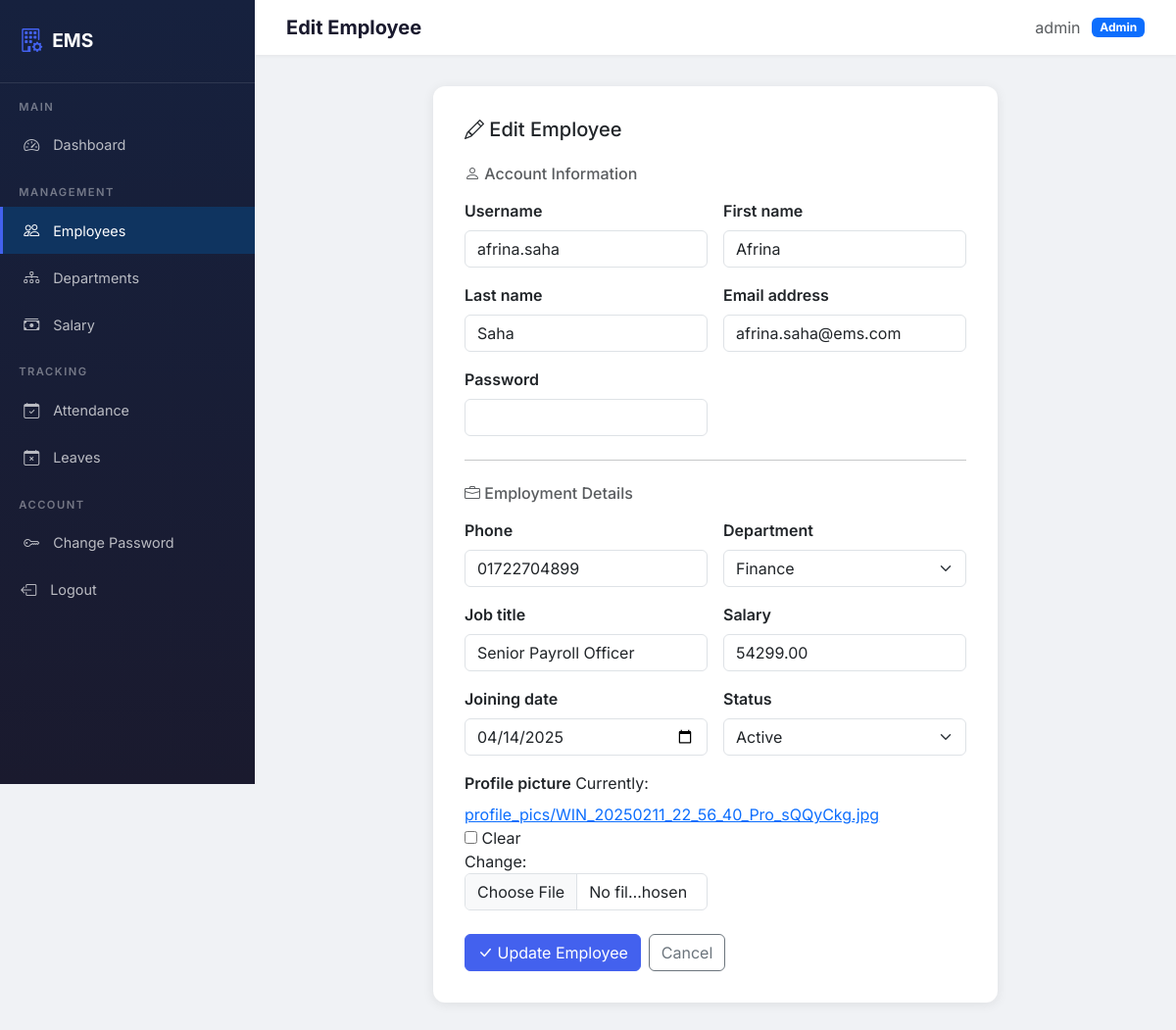
The page /employees/35/update/ (signed in) on the database its author committed.
### employees/models.py (models this page shows, shortened)
class Employee(models.Model):
    STATUS_CHOICES = [
        ('active', 'Active'),
        ('inactive', 'Inactive'),
    ]
    user = models.OneToOneField(User, on_delete=models.CASCADE, related_name='employee')
    phone = models.CharField(max_length=20, blank=True)
    department = models.ForeignKey(
        Department, on_delete=models.SET_NULL, null=True, related_name='employees'
    )
    job_title = models.CharField(max_length=100)
    salary = models.DecimalField(max_digits=12, decimal_places=2, default=0)
    joining_date = models.DateField()
    status = models.CharField(max_length=10, choices=STATUS_CHOICES, default='active')
    profile_picture = models.ImageField(
        upload_to='profile_pics/', blank=True, null=True
    )
    class Meta:
        ordering = ['user__first_name', 'user__last_name']

### employees/views.py (the view)
# urls.py: path('<int:pk>/update/', views.employee_update, name='update'),
@admin_required
def employee_update(request, pk):
    employee = get_object_or_404(Employee, pk=pk)
    if request.method == 'POST':
        user_form = EmployeeUserForm(request.POST, instance=employee.user)
        employee_form = EmployeeForm(request.POST, request.FILES, instance=employee)
        if user_form.is_valid() and employee_form.is_valid():
            user = user_form.save(commit=False)
            password = user_form.cleaned_data.get('password')
            if password:
                user.set_password(password)
            user.save()
            employee_form.save()
            messages.success(request, f'Employee {employee.full_name} updated successfully.')
            return redirect('employees:list')
    else:
        user_form = EmployeeUserForm(instance=employee.user)
        employee_form = EmployeeForm(instance=employee)
    return render(request, 'employees/employee_form.html', {
        'user_form': user_form,
        'employee_form': employee_form,
        'employee': employee,
        'is_edit': True,
    })

### employees/forms.py
class EmployeeUserForm(forms.ModelForm):
    class Meta:
        model = User
        fields = ['username', 'first_name', 'last_name', 'email']
        widgets = {
            'username': forms.TextInput(attrs={'class': 'form-control'}),
            'first_name': forms.TextInput(attrs={'class': 'form-control'}),
            'last_name': forms.TextInput(attrs={'class': 'form-control'}),
            'email': forms.EmailInput(attrs={'class': 'form-control'}),
        }
    password = forms.CharField(
        widget=forms.PasswordInput(attrs={'class': 'form-control'}),
        required=False,
        help_text='Leave blank to keep current password (for editing).',
    )

class EmployeeForm(forms.ModelForm):
    class Meta:
        model = Employee
        fields = [
            'phone', 'department', 'job_title', 'salary',
            'joining_date', 'status', 'profile_picture',
        ]
        widgets = {
            'phone': forms.TextInput(attrs={'class': 'form-control'}),
            'department': forms.Select(attrs={'class': 'form-select'}),
            'job_title': forms.TextInput(attrs={'class': 'form-control'}),
            'salary': forms.NumberInput(attrs={'class': 'form-control'}),
            'joining_date': forms.DateInput(attrs={'class': 'form-control', 'type': 'date'}),
            'status': forms.Select(attrs={'class': 'form-select'}),
            'profile_picture': forms.ClearableFileInput(attrs={'class': 'form-control'}),
        }

### departments/models.py (called while the page is built)
    def __str__(self):
        return self.name

### templates/employees/employee_form.html (shortened to what this page needs)
{% extends 'base.html' %}
{% block page_title %}{% if is_edit %}Edit{% else %}Add{% endif %} Employee{% endblock %}
{% block content %}
<div class="row justify-content-center">
    <div class="col-md-8">
        <div class="form-card">
            <h5 class="mb-4">
                <i class="bi bi-{% if is_edit %}pencil{% else %}person-plus{% endif %}"></i>
                {% if is_edit %}Edit Employee{% else %}Add New Employee{% endif %}
            </h5>
            <form method="post" enctype="multipart/form-data">
                <h6 class="text-muted mb-3 mt-3"><i class="bi bi-person"></i> Account Information</h6>
                <div class="row g-3">
                    {% for field in user_form %}
                    <div class="col-md-6">
                        <label class="form-label fw-semibold">{{ field.label }}</label>
                        {{ field }}
                    </div>
                    {% endfor %}
                </div>
                <hr class="my-4">
                <h6 class="text-muted mb-3"><i class="bi bi-briefcase"></i> Employment Details</h6>
                <div class="row g-3">
                    {% for field in employee_form %}
                    <div class="col-md-6">
                        <label class="form-label fw-semibold">{{ field.label }}</label>
                        {{ field }}
                    </div>
                    {% endfor %}
                </div>
                <div class="d-flex gap-2 mt-4">
                    <button type="submit" class="btn btn-primary">
                        <i class="bi bi-check-lg"></i> {% if is_edit %}Update{% else %}Create{% endif %} Employee
                    </button>
                    <a href="{% url 'employees:list' %}" class="btn btn-outline-secondary">Cancel</a>
                </div>
            </form>
        </div>
    </div>
</div>
{% endblock %}

### templates/base.html (shortened to what this page needs)
{% load static %}
<!DOCTYPE html>
<html lang="en">
<head>
    <link href="https://cdn.jsdelivr.net/npm/bootstrap@5.3.2/dist/css/bootstrap.min.css" rel="stylesheet">
    <link href="https://cdn.jsdelivr.net/npm/bootstrap-icons@1.11.2/font/bootstrap-icons.min.css" rel="stylesheet">
    <link rel="stylesheet" href="{% static 'css/style.css' %}">
</head>
<body>
    {% if user.is_authenticated %}
    <nav class="sidebar">
        <div class="brand">
            <i class="bi bi-building-gear"></i>
            <h4>EMS</h4>
        </div>
        {% if user.is_staff %}
        <div class="nav-section">Main</div>
        <a href="{% url 'dashboard:home' %}"
            class="nav-link {% if request.resolver_match.app_name == 'dashboard' %}active{% endif %}">
            <i class="bi bi-speedometer2"></i> Dashboard
        </a>
        <div class="nav-section">Management</div>
        <a href="{% url 'employees:list' %}"
            class="nav-link {% if request.resolver_match.app_name == 'employees' and 'my_' not in request.resolver_match.url_name %}active{% endif %}">
            <i class="bi bi-people"></i> Employees
        </a>
        <a href="{% url 'departments:list' %}"
            class="nav-link {% if request.resolver_match.app_name == 'departments' %}active{% endif %}">
            <i class="bi bi-diagram-3"></i> Departments
        </a>
        <a href="{% url 'employees:salary_list' %}"
            class="nav-link {% if 'salary' in request.resolver_match.url_name %}active{% endif %}">
            <i class="bi bi-cash-stack"></i> Salary
        </a>
        <div class="nav-section">Tracking</div>
        <a href="{% url 'attendance:admin_attendance' %}"
            class="nav-link {% if request.resolver_match.app_name == 'attendance' %}active{% endif %}">
            <i class="bi bi-calendar-check"></i> Attendance
        </a>
        <a href="{% url 'leaves:admin_list' %}"
            class="nav-link {% if request.resolver_match.app_name == 'leaves' %}active{% endif %}">
            <i class="bi bi-calendar-x"></i> Leaves
        </a>
        {% endif %}
        <div class="nav-section">Account</div>
        <a href="{% url 'accounts:password_change' %}" class="nav-link">
            <i class="bi bi-key"></i> Change Password
        </a>
        <form method="post" action="{% url 'accounts:logout' %}" class="m-0 p-0">
            <button type="submit" class="nav-link w-100 text-start border-0 bg-transparent" style="cursor:pointer;">
                <i class="bi bi-box-arrow-left"></i> Logout
            </button>
        </form>
    </nav>
    <div class="main-content">
        <div class="topbar">
            <h5 class="page-title">{% block page_title %}Dashboard{% endblock %}</h5>
            <div class="user-info">
                <span class="text-muted">{{ user.get_full_name|default:user.username }}</span>
                <span class="badge bg-{% if user.is_staff %}primary{% else %}secondary{% endif %}">
                    {% if user.is_staff %}Admin{% else %}Employee{% endif %}
                </span>
            </div>
        </div>
        <div class="content-wrapper">
            {% block content %}{% endblock %}
        </div>
    </div>
    {% else %}
    {% block login_content %}{% endblock %}
    {% endif %}
</body>
</html>

### static/css/style.css (style rules this page uses)
:root { --primary: #4361ee; --primary-dark: #3a56d4; --secondary: #7209b7; --success: #06d6a0; --warning: #ffd166; --danger: #ef476f; --dark: #1a1a2e; --sidebar-bg: #16213e; --sidebar-hover: #0f3460; --body-bg: #f0f2f5; --card-shadow: 0 2px 12px rgba(0, 0, 0, 0.08); }
body { background-color: var(--body-bg); font-family: 'Inter', 'Segoe UI', sans-serif; min-height: 100vh; }
.sidebar { background: linear-gradient(180deg, var(--sidebar-bg) 0%, var(--dark) 100%); min-height: 100vh; width: 260px; position: fixed; top: 0; left: 0; z-index: 1000; padding-top: 0; transition: all 0.3s ease; overflow-y: auto; }
.sidebar .brand { padding: 1.5rem 1.2rem; border-bottom: 1px solid rgba(255, 255, 255, 0.1); display: flex; align-items: center; gap: 10px; }
.sidebar .brand h4 { color: #fff; margin: 0; font-weight: 700; font-size: 1.2rem; }
.sidebar .brand i { font-size: 1.5rem; color: var(--primary); }
.sidebar .nav-link { color: rgba(255, 255, 255, 0.7); padding: 0.75rem 1.2rem; display: flex; align-items: center; gap: 12px; font-size: 0.9rem; border-left: 3px solid transparent; transition: all 0.2s ease; }
.sidebar .nav-link:hover, .sidebar .nav-link.active { color: #fff; background: var(--sidebar-hover); border-left-color: var(--primary); }
.sidebar .nav-link i { width: 20px; text-align: center; font-size: 1rem; }
.sidebar .nav-section { color: rgba(255, 255, 255, 0.4); padding: 1rem 1.2rem 0.4rem; font-size: 0.7rem; text-transform: uppercase; letter-spacing: 1.5px; font-weight: 600; }
.main-content { margin-left: 260px; min-height: 100vh; }
.topbar { background: #fff; padding: 1rem 2rem; box-shadow: 0 1px 4px rgba(0, 0, 0, 0.06); display: flex; justify-content: space-between; align-items: center; position: sticky; top: 0; z-index: 999; }
.topbar .page-title { font-weight: 700; font-size: 1.25rem; color: var(--dark); margin: 0; }
.topbar .user-info { display: flex; align-items: center; gap: 12px; }
.content-wrapper { padding: 2rem; }
.form-card { background: #fff; border-radius: 12px; box-shadow: var(--card-shadow); padding: 2rem; }
.btn-primary { background: var(--primary); border-color: var(--primary); }

### rows shown on the page
Employee: employee_form "01722704899" "Finance" "Senior Payroll Officer" "54299.00" "04/14/2025" "Active"

### other values the page prints
{{ user.get_full_name|default:user.username }} "admin"
{{ field.label }} "Username" "First name" "Last name" "Email address" "Password"
{{ field.label }} "Phone" "Department" "Job title" "Salary" "Joining date" "Status" "Profile picture"
